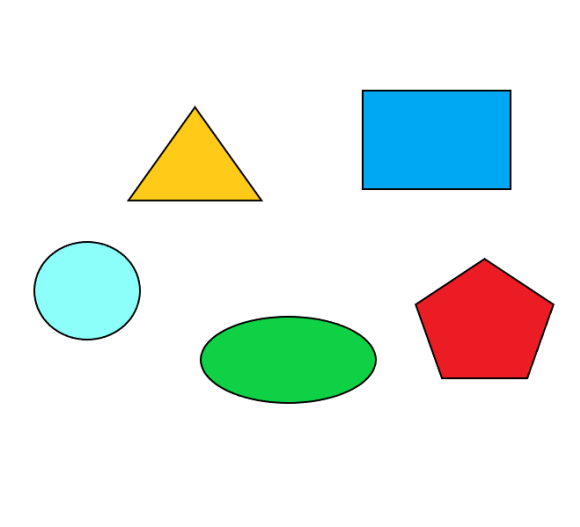
#> input picture cv2-shapes_detection/images/shapes.png, 580 x 527 px
$ python sd.py
#> lines starting #> are read from the running program, lines starting #| are printed output that depends on the picture; after the words box and inside, x2 and y2 are one past the last pixel; in counts of white or black regions, pixels touching at a corner belong together
import cv2
import numpy as np


def getPolyContours(img):

    contours, hierarchy = cv2.findContours(img, cv2.RETR_EXTERNAL, cv2.CHAIN_APPROX_NONE)

    polygons = {3:'Triangle',4:'Rectangle',5:'Pentagon',8:'Circle'}

    for cnt in contours:
        area = cv2.contourArea(cnt)
        # print(area)
        if area > 500:
            cv2.drawContours(imgContour, cnt, -1, (255, 0, 0), 3)
            peri = cv2.arcLength(cnt, True)
            approx = cv2.approxPolyDP(cnt, 0.02 * peri, True)
            print(len(approx))
            objCor = len(approx)
            x, y, w, h = cv2.boundingRect(approx)
            objectType = polygons[objCor]
            print(objectType)
            cv2.rectangle(imgContour, (x, y), (x + w, y + h), (140, 140, 140), 3)
            cv2.putText(imgContour, objectType,(x , y ), cv2.FONT_HERSHEY_COMPLEX, 0.6,(0, 0, 0),1)


path = 'images/shapes.png'
img = cv2.imread(path)
#> img is the input picture: shape (527, 580, 3); mean B, G, R 232.1, 237.1, 227.6
imgContour = img.copy()

imgGray = cv2.cvtColor(img, cv2.COLOR_BGR2GRAY)
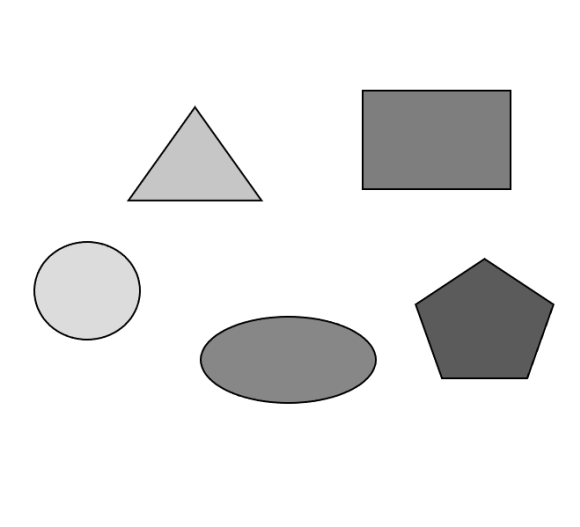
#> imgGray: shape (527, 580); min 0, max 255, mean 233.7
imgBlur = cv2.GaussianBlur(imgGray, (7, 7), 1)
imgCanny = cv2.Canny(imgBlur, 50, 50)
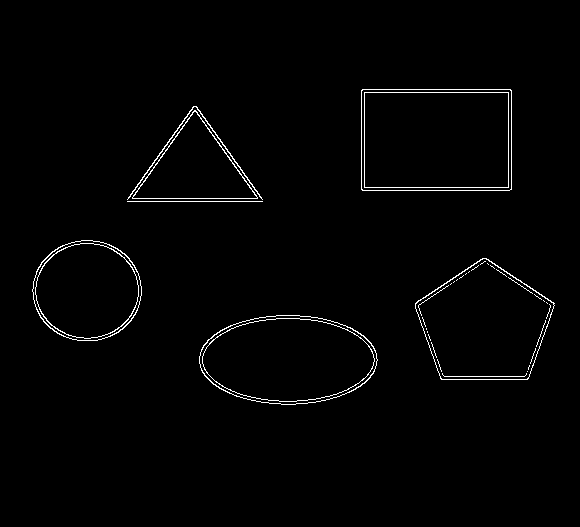
#> imgCanny: shape (527, 580); 1.4% white in thin lines or dots, all inside (x1, y1, x2, y2) = (32, 89, 555, 405)
getPolyContours(imgCanny)
#> in getPolyContours, `contours, hierarchy = cv2.findContours(img, cv2.RETR_EXTERNAL, cv2.CHA..`: contours = 7 contours, 1 with area under 20; largest, box (x1, y1, x2, y2) and area: (361, 89, 512, 191) 15147, (199, 315, 378, 405) 12400, (415, 258, 555, 380) 11882, (32, 240, 142, 341) 8574, (132, 110, 258, 199) 5625, (127, 106, 263, 200) 131
#> the loop in getPolyContours, `for cnt in contours:` made 7 passes
#> (area, peri, approx, objCor, x, y, w, h) on passes 5, 7: (5625, 353.4, [[132, 197], [257, 198], [195, 110]], 3, 132, 110, 126, 89), (15147, 499.7, [[361, 90], [362, 190], [511, 189], [510, 89]], 4, 361, 89, 151, 102)
#> (area, peri, objCor, x, y, w, h, objectType) on passes 1 to 3: (12399.5, 454.9, 8, 199, 315, 179, 90, 'Circle'), (11881.5, 437.1, 5, 415, 258, 140, 122, 'Pentagon'), (8573.5, 347.1, 8, 33, 241, 108, 100, 'Circle')
#| 8
#| Circle
#| 5
#| Pentagon
#| 8
#| Circle
#| 3
#| Triangle
#| 4
#| Rectangle
#> after the loop in getPolyContours, `for cnt in contours:`:
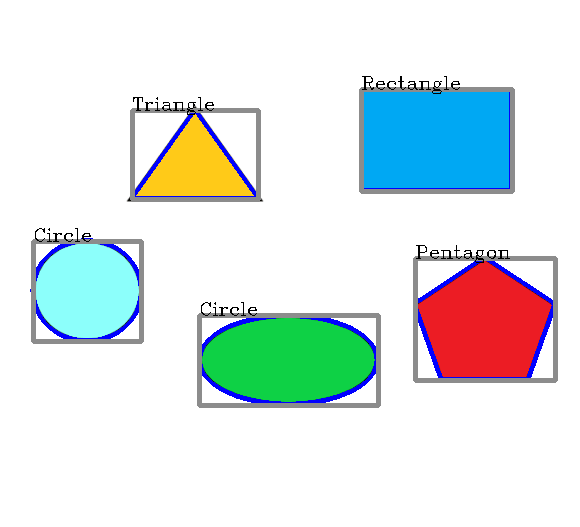
#> imgContour: shape (527, 580, 3); 5.78% of pixels changed, all inside (x1, y1, x2, y2) = (30, 76, 558, 408)


cv2.imshow("img", img)
cv2.imshow("imgContour", imgContour)


cv2.waitKey(0)
